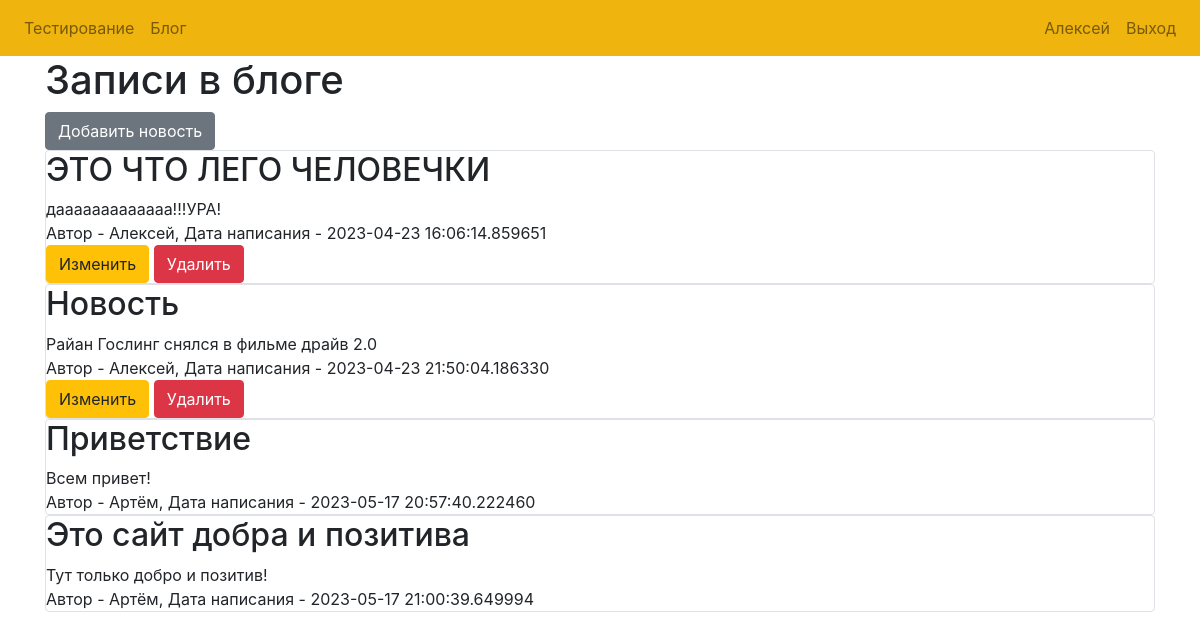
/news (signed in), run on an earlier commit of the app's database.
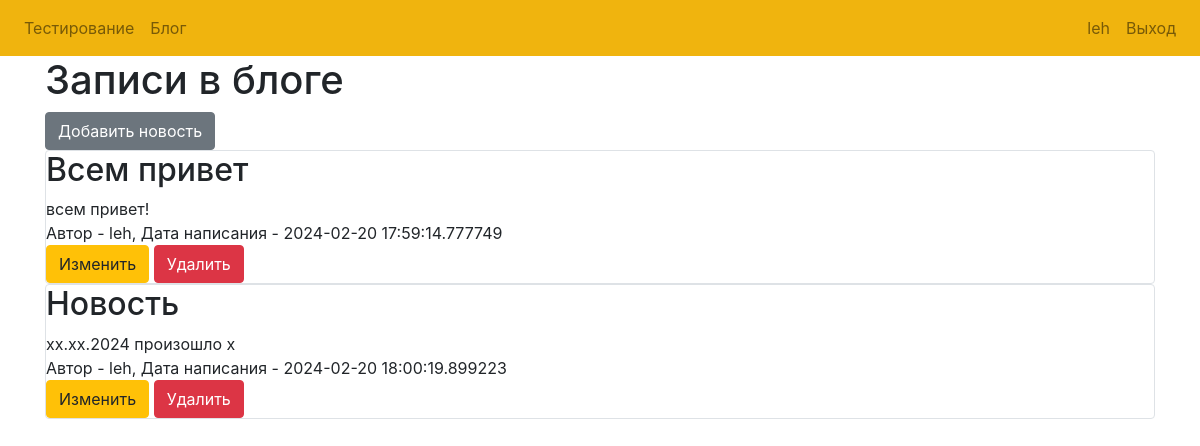
And on a later commit of the database.
### data/users.py (models this page shows)
class User(SqlAlchemyBase, UserMixin):
    __tablename__ = 'users'
    id = sqlalchemy.Column(sqlalchemy.Integer, primary_key=True)
    email = sqlalchemy.Column(sqlalchemy.String, unique=True)
    password = sqlalchemy.Column(sqlalchemy.String)
    first_name = sqlalchemy.Column(sqlalchemy.String)
    news = orm.relationship("News", back_populates='user')

### data/news.py (models this page shows)
class News(SqlAlchemyBase):
    __tablename__ = 'news'
    id = sqlalchemy.Column(sqlalchemy.Integer,
                           primary_key=True, autoincrement=True)
    title = sqlalchemy.Column(sqlalchemy.String, nullable=True)
    content = sqlalchemy.Column(sqlalchemy.String, nullable=True)
    created_date = sqlalchemy.Column(sqlalchemy.DateTime,
                                     default=datetime.datetime.now)
    is_private = sqlalchemy.Column(sqlalchemy.Boolean, default=True)
    user_id = sqlalchemy.Column(sqlalchemy.Integer,
                                sqlalchemy.ForeignKey("users.id"))
    user = orm.relationship('User')

### view.py (the view)
@view.route("/news")
@login_required
def news_check():
    db_sess = db_session.create_session()
    if current_user.is_authenticated:
        news = db_sess.query(News).filter(
            (News.user == current_user) | (News.is_private != 1))
    else:
        news = db_sess.query(News).filter(News.is_private != 1)
    return render_template("news.html", news=news, user=current_user)

### __init__.py (called while the page is built)
def create_app():
    app = Flask(__name__)
    app.config["SECRET_KEY"] = "Leha_secret"
    db_session.global_init(f"db/{DB_NAME}")
    app.register_blueprint(view, url_prefix="/")
    app.register_blueprint(auth, url_prefix="/")
    login_manager = LoginManager()
    login_manager.login_view = "auth.login"
    login_manager.init_app(app)
    @login_manager.user_loader
    def load_user(user_id):
        db_sess = db_session.create_session()
        return db_sess.query(User).get(int(user_id))
    app.run()
    return app

### data/db_session.py (called while the page is built)
def create_session() -> Session:
    global __factory
    return __factory()

### templates/news.html
{% extends "base.html" %}{% block title %}News{% endblock %}
{% block content %}
<h1>Записи в блоге</h1>
{% if current_user.is_authenticated %}
    <a href="news-add" class="btn btn-secondary">Добавить новость</a>
{% endif %}
{% for item in news%}
<div class="col-md6 border rounded">
    <h2>{{ item.title }}</h2>
    <div>
        {{ item.content }}
    </div>
    <div>
        Автор - {{ item.user.first_name }}, Дата написания - {{ item.created_date }}
    </div>
    {% if current_user.is_authenticated and current_user == item.user %}
        <div>
            <a href="/edit-news/{{ item.id }}" class="btn btn-warning">
                Изменить
            </a>
            <a href="/news_delete/{{ item.id }}" class="btn btn-danger">
                Удалить
            </a>
        </div>
    {% endif %}
</div>
{% endfor %}
{% endblock %}

### templates/base.html (shortened to what this page needs)
<!DOCTYPE html>
<html>
  <head>
    <link
      rel="stylesheet"
      href="https://stackpath.bootstrapcdn.com/bootstrap/4.4.1/css/bootstrap.min.css"
    />
    <link
      rel="stylesheet"
      href="https://stackpath.bootstrapcdn.com/font-awesome/4.7.0/css/font-awesome.min.css"
    />
    <link rel="stylesheet" type="text/css" href="static/css/container.css">
  </head>
  <body>
    <nav class="navbar navbar-expand-lg navbar-light" style="background-color: #f0b40e;">
      <div class="collapse navbar-collapse" id="navbar">
        <div class="navbar-nav">
          {% if user.is_authenticated %}
          <a class="nav-item nav-link" id="home" href="/">Тестирование</a>
          <a class="nav-item nav-link" id="news" href="/news">Блог</a>
          {% else %}
          <a class="nav-item nav-link" id="login" href="/login">Вход</a>
          <a class="nav-item nav-link" id="register" href="/register">Регистрация</a>
          {% endif %}
        </div>
      </div>
      <div class="navbar-nav" align="right">
        {% if user.is_authenticated %}
        <a class="nav-item nav-link" id="cabinet" href="/cabinet">{{ user.first_name }}</a>
        <a class="nav-item nav-link" id="logout" href="/logout">Выход</a>
        {% endif %}
      </div>
    </nav>
    <div class="container">{% block content %}{% endblock %}</div>
  </body>
</html>

### static/css/container.css (style rules this page uses)
.container { align-items: center; }

What changed in the data, as far as the page shows it:
removed News: title "ЭТО ЧТО ЛЕГО ЧЕЛОВЕЧКИ", content "дааааааааааааа!!!УРА!", user.first_name "Алексей", created_date "2023-04-23 16:06:14.859651"
removed News: title "Приветствие", content "Всем привет!", user.first_name "Артём", created_date "2023-05-17 20:57:40.222460"
removed News: title "Это сайт добра и позитива", content "Тут только добро и позитив!", user.first_name "Артём", created_date "2023-05-17 21:00:39.649994"
changed User: first_name "Алексей" → "leh"
added News: title "Всем привет", content "всем привет!", user.first_name "leh", created_date "2024-02-20 17:59:14.777749"
changed News "Новость": content "Райан Гослинг снялся в фильме драйв 2.0" → "xx.xx.2024 произошло x"; user.first_name "Алексей" → "leh"; created_date "2023-04-23 21:50:04.186330" → "2024-02-20 18:00:19.899223"
